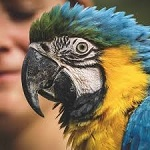
#> input picture parrot.jpg, 150 x 150 px, found by its file name
$ python kmeansimagecompression.py
#> lines starting #> are read from the running program, lines starting #| are printed output that depends on the picture
import pandas as pd
import numpy as np
import matplotlib.pyplot as plt
import cv2

img = cv2.imread(r'C:\Users\ASUS\Desktop\Python code\Data Science\parrot.jpg')
#> img is the input picture: shape (150, 150, 3); mean B, G, R 87.9, 115.6, 130.6
rows,columns,dim = img.shape
#> rows = 150; columns = 150; dim = 3
#reshaping the matrix
combined = np.reshape(img,(rows*columns,3), order = 'F')
#normalizing the matrix
combined = combined/255
#combining with the index matrix
ind = np.zeros((rows*columns,1))
combinedwithindex = np.concatenate((combined,ind),axis = 1)
totalrows = rows*columns
#> totalrows = 22500
#number of clusters
K = 16
numiter = 10


#random rows to extract for initial centroids
positions = np.random.permutation(rows*columns).tolist()[:K]
#initial centroids
initcentroids = combinedwithindex[np.ix_(positions,(0,1,2))]
#> initcentroids = 16 rows, first 8: [0.322, 0.435, 0.541], [0.71, 0.584, 0.353], [0.416, 0.533, 0.373], [0.153, 0.188, 0.227], [0.184, 0.678, 0.91], [0.388, 0.573, 0.792], [0.145, 0.161, 0.18], [0.173, 0.361, 0.314]
#for above operation we can also use initcentroids = combinedwithindex[:,[0,1,2]][positions,:]

#data = {'x1':[3,6,8],'x2':[3,2,5]}
#initcentroids = pd.DataFrame(data = data, columns = ['x1','x2'])

for i in range(0,numiter):
    print('Running {} iteration'.format(i))
    for j in range(0,totalrows):
        #list to hold the root mean squares
        rms = [0]*K
        for h in range(0,K):
            #distance between point under consideration and centroid
            dist = combined[j,:] - initcentroids[h,:]
            dist = sum(dist**2)
            rms[h] = dist
        minpos = rms.index(min(rms))
        combinedwithindex[j,3] = minpos
    prevcentroid = initcentroids
    #resetting the initial centroids
    for k in range(0,K):
        #row positions of all rows assigned to K cluster
        indpositions = np.where(combinedwithindex[:,3] == k)
        #the rows
        closeproxim = combinedwithindex[indpositions][:,[0,1,2]]
        #calculating the mean
        newcentroid = np.mean(closeproxim,axis = 0)
        initcentroids[k,:] = newcentroid
#> after the loop, initcentroids = 16 rows, first 8: [0.236, 0.516, 0.714], [0.784, 0.678, 0.447], [0.462, 0.513, 0.519], [0.223, 0.273, 0.262], [0.227, 0.725, 0.932], [0.429, 0.574, 0.786], [0.166, 0.189, 0.204], [0.32, 0.369, 0.352]

finalidx = combinedwithindex[:,3]
#assigning the original "combined" pixels to pixels_recovered array
pixels_recovered = combined
for k in range(0,K):
    finalindpositions = np.where(finalidx == k)
    pixels_recovered[finalindpositions,:] = initcentroids[k,:]

#reshaping into RGB format to have 3 dimensional array(this is the compressed image)
pixelsfordisplay = np.reshape(pixels_recovered,(rows,columns,dim), order = 'F')
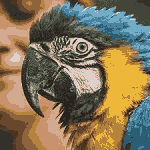
#> pixelsfordisplay: shape (150, 150, 3) float64; mean of channels 0, 1, 2 0.345, 0.453, 0.512; drawn as B, G, R
#reshaping into RGB format(original image)
combinedfordisplay = np.reshape(combined,(rows,columns,dim),order = 'F')

cv2.imshow('image0',pixelsfordisplay)
img = img/255
cv2.imshow('image1',img)
